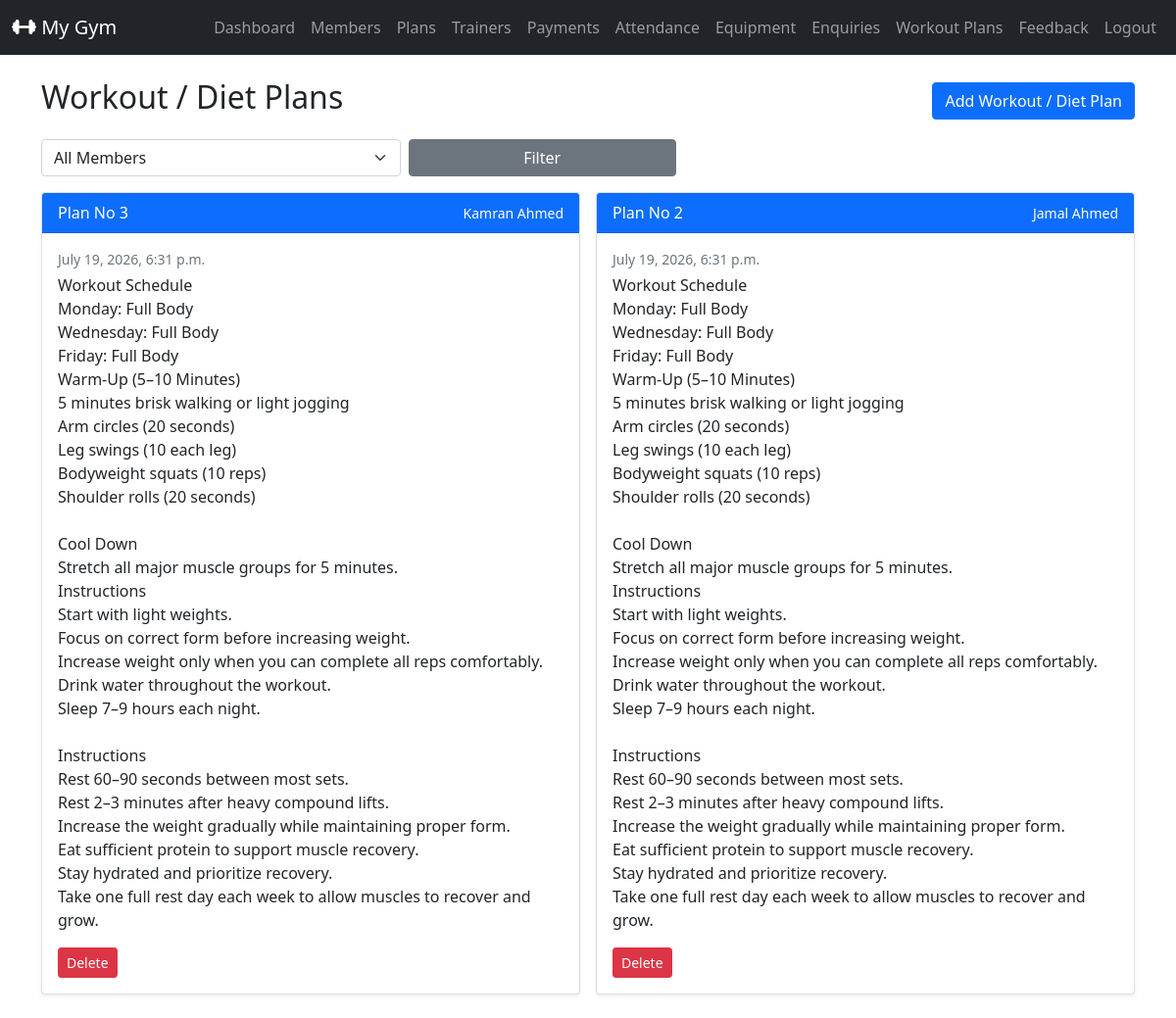
Page /admin_workout_plans/ (signed in) on the earlier database version.
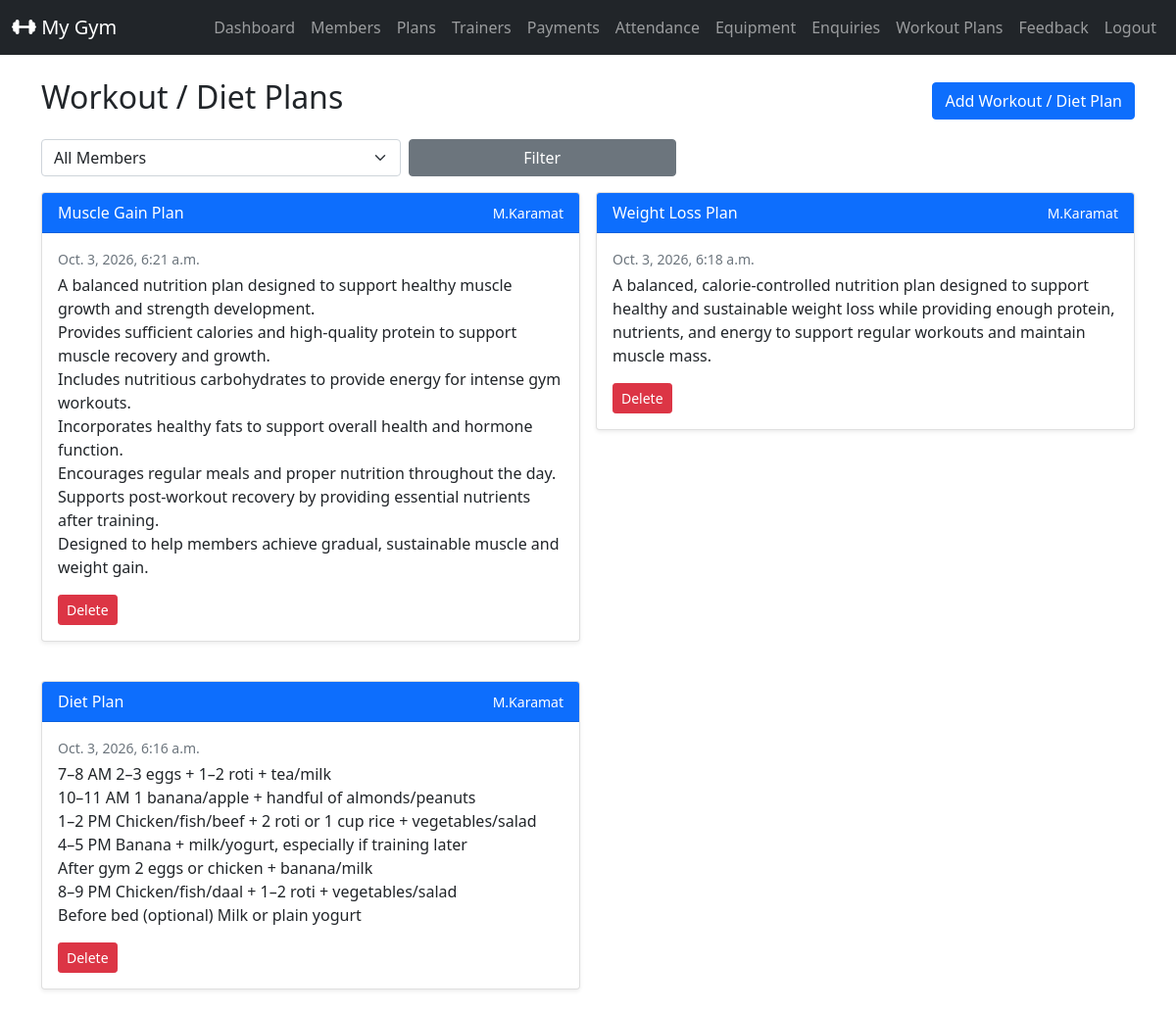
Same page on the later database version.
### gymapp/models.py (models this page shows, shortened)
class WorkoutPlan(models.Model):
  member = models.ForeignKey(MemberProfile,on_delete=models.CASCADE,related_name='workout_plans')
  title = models.CharField(max_length=100)
  description = models.TextField(blank=True)
  created_at  =models.DateTimeField(auto_now_add=True)

class MemberProfile(models.Model):
  GENDER_CHOICES = (
    ('MALE','Male'),
    ('FEMALE','Female'),
    ('OTHER','Other')
  )
  user = models.OneToOneField(settings.AUTH_USER_MODEL,on_delete=models.CASCADE, related_name = 'member_profile')
  full_name = models.CharField(max_length=100)
  mobile = models.CharField(max_length=15)
  age = models.PositiveIntegerField(null=True,blank=True)
  gender = models.CharField(max_length=10,choices=GENDER_CHOICES, null=True,blank=True)
  address = models.TextField(blank=True)
  join_date = models.DateField(default=timezone.now)
  plan = models.ForeignKey(MembershipPlan,on_delete=models.SET_NULL, null=True, blank=True, related_name='members')
  trainer = models.ForeignKey(Trainer,on_delete=models.SET_NULL,null=True,blank=True,related_name='members')
  membership_start = models.DateField(null=True,blank=True)
  membership_end = models.DateField(null=True,blank=True)

### gymapp/views.py (the view)
    def wrapper(request, *args, **kwargs):
        if not request.user.is_authenticated or getattr(request.user,'role',None)!='ADMIN':
            messages.error(request,'You must be an admin to access this page')
            return redirect('admin_login')
        return view_func(request, *args, **kwargs)

### gymapp/views.py (called while the page is built)
def admin_required(view_func):
    def wrapper(request, *args, **kwargs):
        if not request.user.is_authenticated or getattr(request.user,'role',None)!='ADMIN':
            messages.error(request,'You must be an admin to access this page')
            return redirect('admin_login')
        return view_func(request, *args, **kwargs)
    return wrapper

@admin_required
def admin_workout_plans_list(request):
    member_id = request.GET.get('member_id')
    workout_plans = WorkoutPlan.objects.select_related('member').all().order_by('-created_at')
    if member_id:
        workout_plans = workout_plans.filter(member_id=member_id)
    members = MemberProfile.objects.all().order_by('full_name')
    return render(request,'admin_workout_plans_list.html',{'workout_plans':workout_plans,'members':members,'selected_member_id':member_id})

### gymapp/templates/admin_workout_plans_list.html (shortened to what this page needs)
{% extends 'base.html' %}
{% block content %}
<div class="d-flex justify-content-between align-items-center mb-3">
  <h2>Workout / Diet Plans</h2>
  <a href="{% url 'admin_workout_plan_add' %}" class="btn btn-primary">Add Workout / Diet Plan</a>
</div>
<form method="get" class="row g-2 mb-3">
  <div class="col-md-4">
    <select name="member_id" class="form-select">
      <option value="">All Members</option>
    </select>
  </div>
  <div class="col-md-3">
    <button type="submit" class="btn btn-secondary w-100">Filter</button>
  </div>
</form>
<div class="row g-3">
  {% for wp in workout_plans %}
    <div class="col-md-6 mb-4">
      <div class="card shadow-sm">
        <div class="card-header bg-primary text-white d-flex justify-content-between align-items-center">
          <span>{{ wp.title }}</span>
          <small>{{ wp.member.full_name }}</small>
        </div>
        <div class="card-body">
          <p class="small text-muted mb-1">{{ wp.created_at }}</p>
          <p style="white-space: pre-line;">{{ wp.description }}</p>
          <form method="post" action="{% url 'admin_workout_plan_delete' wp.id %}" onsubmit="return confirm('Want to Delete your workout plan')">
            <button type="submit" class="btn btn-sm btn-danger">Delete</button>
          </form>
        </div>
      </div>
    </div>
  {% endfor %}
</div>
{% endblock %}

### gymapp/templates/base.html (shortened to what this page needs)
<!DOCTYPE html>
<html lang="en">
<head>
    <link rel="stylesheet" href="https://cdnjs.cloudflare.com/ajax/libs/bootstrap/5.0.1/css/bootstrap.min.css"/>
    <link rel="stylesheet" href="https://cdnjs.cloudflare.com/ajax/libs/font-awesome/7.0.1/css/all.min.css"/>
</head>
<body>
    <nav class="navbar navbar-expand-lg navbar-dark bg-dark">
  <div class="container-fluid">
    <a class="navbar-brand" href="#"><i class="fas fa-dumbbell"></i> My Gym</a>
    <div class="collapse navbar-collapse" id="navbarSupportedContent">
      <ul class="navbar-nav ms-auto">
        {% if user.is_authenticated %}
          {% if user.role == 'ADMIN' %}
          <li class="nav-item">
            <a class="nav-link" href="{% url 'admin_dashboard' %}">Dashboard</a>
          </li>
          <li class="nav-item">
            <a class="nav-link" href="{% url 'admin_member_list' %}">Members</a>
          </li>
          <li class="nav-item">
            <a class="nav-link" href="{% url 'admin_plans_list' %}">Plans</a>
          </li>
          <li class="nav-item">
            <a class="nav-link" href="{% url 'admin_trainer_list' %}">Trainers</a>
          </li>
          <li class="nav-item">
            <a class="nav-link" href="{% url 'admin_payments_list' %}">Payments</a>
          </li>
          <li class="nav-item">
            <a class="nav-link" href="{% url 'admin_attendance_list' %}">Attendance</a>
          </li>
          <li class="nav-item">
            <a class="nav-link" href="{% url 'admin_equipment_list' %}">Equipment</a>
          </li>
          <li class="nav-item">
            <a class="nav-link" href="{% url 'admin_enquiries_list' %}">Enquiries</a>
          </li>
          <li class="nav-item">
            <a class="nav-link" href="{% url 'admin_workout_plans_list' %}">Workout Plans</a>
          </li>
          <li class="nav-item">
            <a class="nav-link" href="{% url 'home' %}">Feedback</a>
          </li>
          {% endif %}
          <li class="nav-item">
           <a class="nav-link" href="{% url 'logout' %}">Logout</a>
          </li>
        {% endif %}
      </ul>
    </div>
  </div>
</nav>
<div class="container mt-4">
{% block content %}
{% endblock %}
</div>
</body>
</html>

Differences in the rows shown:
removed WorkoutPlan: title "Plan No 3", member.full_name "Kamran Ahmed", created_at "July 19, 2026, 6:31 p.m.", description "Workout Schedule Monday: Full Body Wednesday: Full Body Friday: Full Body Warm-Up (5–10 Minutes) 5 minutes brisk walking or light jogging Arm circles (20 seconds) Leg swings (10 each leg) Bodyweight squats (10 reps) Shoulder rolls (20 seconds) Cool Down Stretch all major muscle groups for 5 minutes. Instructions Start with light weights. Focus on correct form before increasing weight. Increase weight only when you can complete all reps comfortably. Drink water throughout the workout. Sleep 7–9 hours each night. Instructions Rest 60–90 seconds between most sets. Rest 2–3 minutes after heavy compound lifts. Increase the weight gradually while maintaining proper form. Eat sufficient protein to…"
removed WorkoutPlan: title "Plan No 2", member.full_name "Jamal Ahmed", created_at "July 19, 2026, 6:31 p.m.", description "Workout Schedule Monday: Full Body Wednesday: Full Body Friday: Full Body Warm-Up (5–10 Minutes) 5 minutes brisk walking or light jogging Arm circles (20 seconds) Leg swings (10 each leg) Bodyweight squats (10 reps) Shoulder rolls (20 seconds) Cool Down Stretch all major muscle groups for 5 minutes. Instructions Start with light weights. Focus on correct form before increasing weight. Increase weight only when you can complete all reps comfortably. Drink water throughout the workout. Sleep 7–9 hours each night. Instructions Rest 60–90 seconds between most sets. Rest 2–3 minutes after heavy compound lifts. Increase the weight gradually while maintaining proper form. Eat sufficient protein to…"
added WorkoutPlan: title "Muscle Gain Plan", member.full_name "M.Karamat", created_at "Oct. 3, 2026, 6:21 a.m.", description "A balanced nutrition plan designed to support healthy muscle growth and strength development. Provides sufficient calories and high-quality protein to support muscle recovery and growth. Includes nutritious carbohydrates to provide energy for intense gym workouts. Incorporates healthy fats to support overall health and hormone function. Encourages regular meals and proper nutrition throughout the day. Supports post-workout recovery by providing essential nutrients after training. Designed to help members achieve gradual, sustainable muscle and weight gain."
added WorkoutPlan: title "Weight Loss Plan", member.full_name "M.Karamat", created_at "Oct. 3, 2026, 6:18 a.m.", description "A balanced, calorie-controlled nutrition plan designed to support healthy and sustainable weight loss while providing enough protein, nutrients, and energy to support regular workouts and maintain muscle mass."
added WorkoutPlan: title "Diet Plan", member.full_name "M.Karamat", created_at "Oct. 3, 2026, 6:16 a.m.", description "7–8 AM 2–3 eggs + 1–2 roti + tea/milk 10–11 AM 1 banana/apple + handful of almonds/peanuts 1–2 PM Chicken/fish/beef + 2 roti or 1 cup rice + vegetables/salad 4–5 PM Banana + milk/yogurt, especially if training later After gym 2 eggs or chicken + banana/milk 8–9 PM Chicken/fish/daal + 1–2 roti + vegetables/salad Before bed (optional) Milk or plain yogurt"
